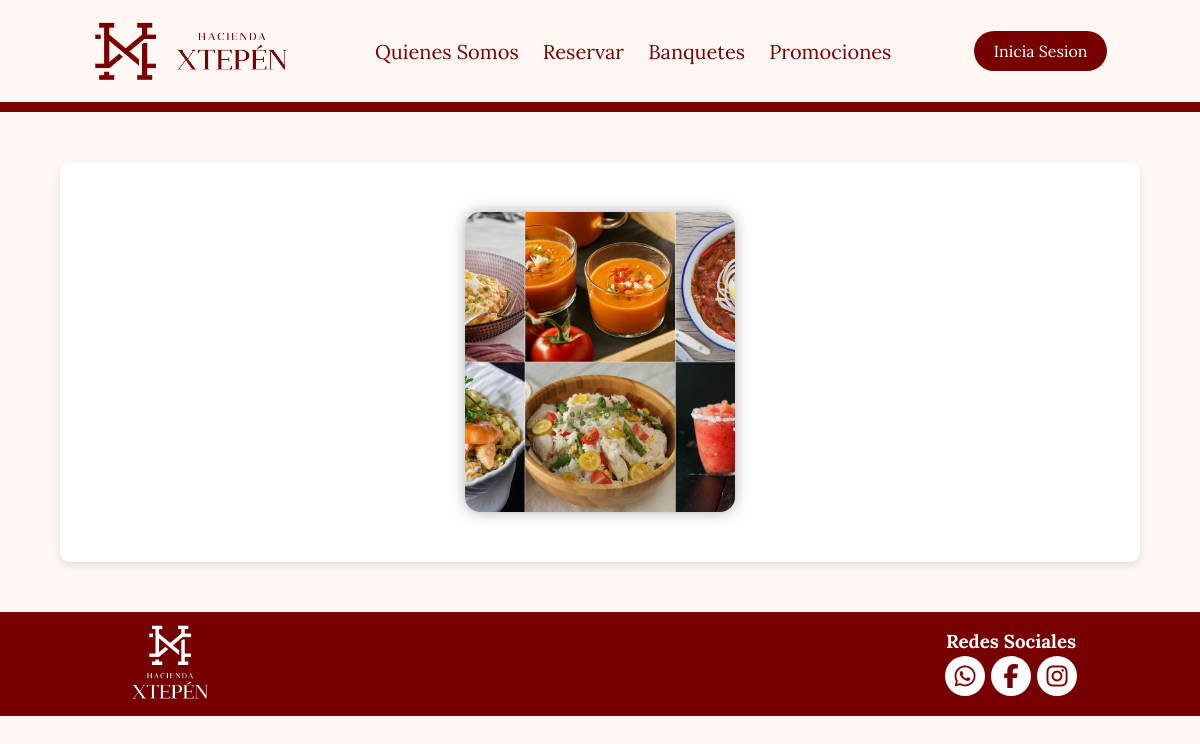
The app's page /banquetes_menu.php, older data.
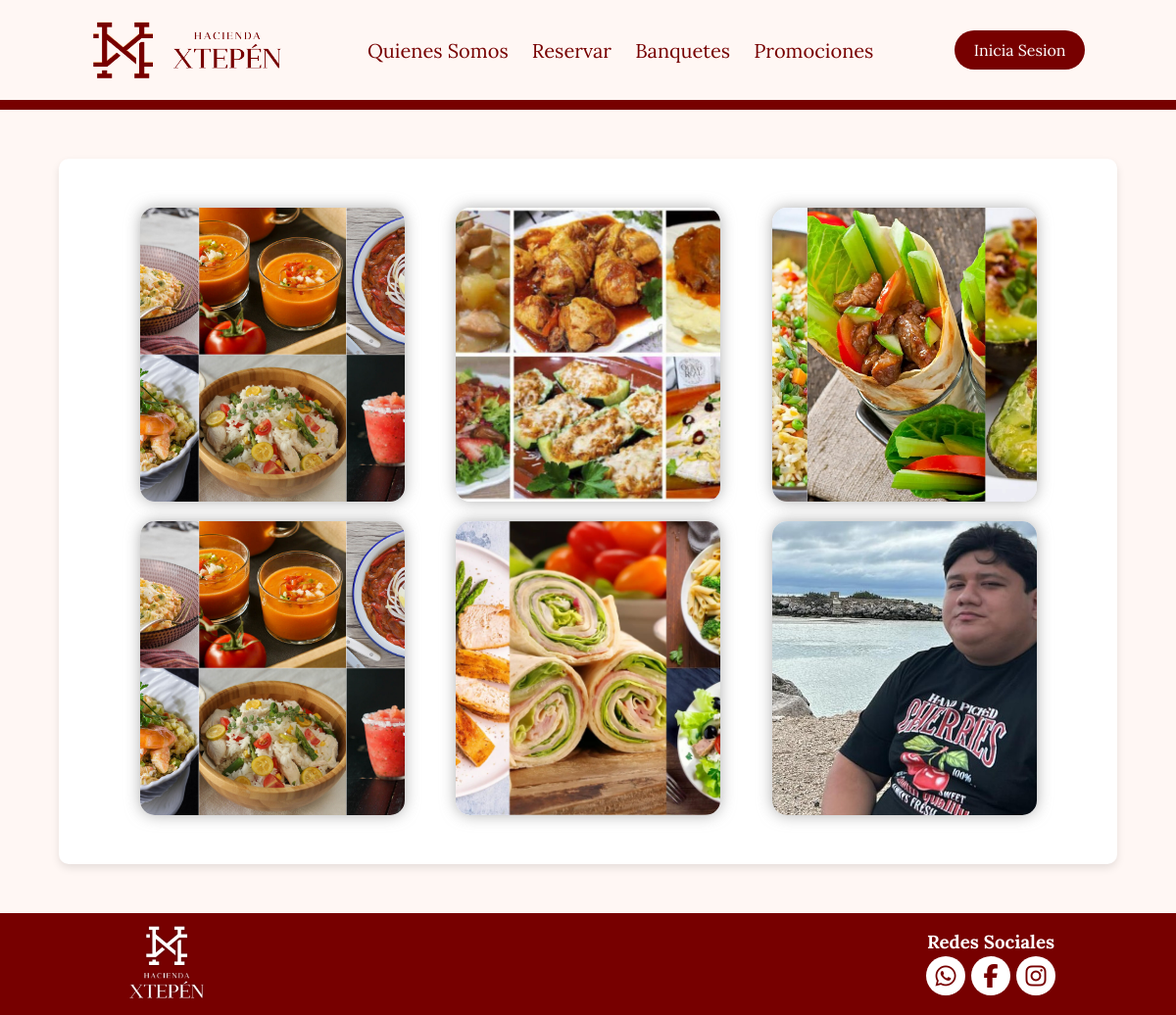
The same page, newer data.
### tables this page shows
CREATE TABLE `banquete_menu` (
  `id` int(11) NOT NULL,
  `nombre_menu` varchar(100) DEFAULT NULL,
  `descripcion` text DEFAULT NULL,
  `imagen` varchar(255) DEFAULT NULL
);

### banquetes_menu.php (the view, shortened to what this page needs)
<!DOCTYPE html>
<html lang="en">
<head>
    <link rel="stylesheet" href="PaginaPrincipal/stylebanq.css">
    <link rel="stylesheet" href="PaginaPrincipal/animate.css">
</head>
<body>
    <?php include "menu_principal.php"; ?>
    <hr>
    <div class="contenedor">
        <div class="contenedor_frm">
            <?php
            $host = "localhost";
            $user = "root";
            $contrasena = "";
            $bd = "haciendaxtepen";
            $conectar = mysqli_connect($host, $user, $contrasena, $bd);
            $vermenu = "SELECT * FROM banquete_menu";
            $result = mysqli_query($conectar, $vermenu);
            if ($result && mysqli_num_rows($result) > 0) {
                while ($fila = mysqli_fetch_assoc($result)) {
                    $imagenUrl = 'login/' . htmlspecialchars($fila['imagen']);
                    echo '<div class="wow animate__animated animate__zoomIn menu-card" style="background-image: url(\'' . $imagenUrl . '\');">';
                    echo '</div>';
                }
            } else {
                echo '<p>No hay menús disponibles actualmente.</p>';
            }
            ?>
        </div>
    </div>
    <?php include "pie_pagina.php"; ?>
</body>
</html>

Row changes from the older to the newer data that the page shows:
added banquete_menu: imagen (picture)
added banquete_menu: imagen (picture)
added banquete_menu: imagen (picture)
added banquete_menu: imagen (picture)
added banquete_menu: imagen (picture)
